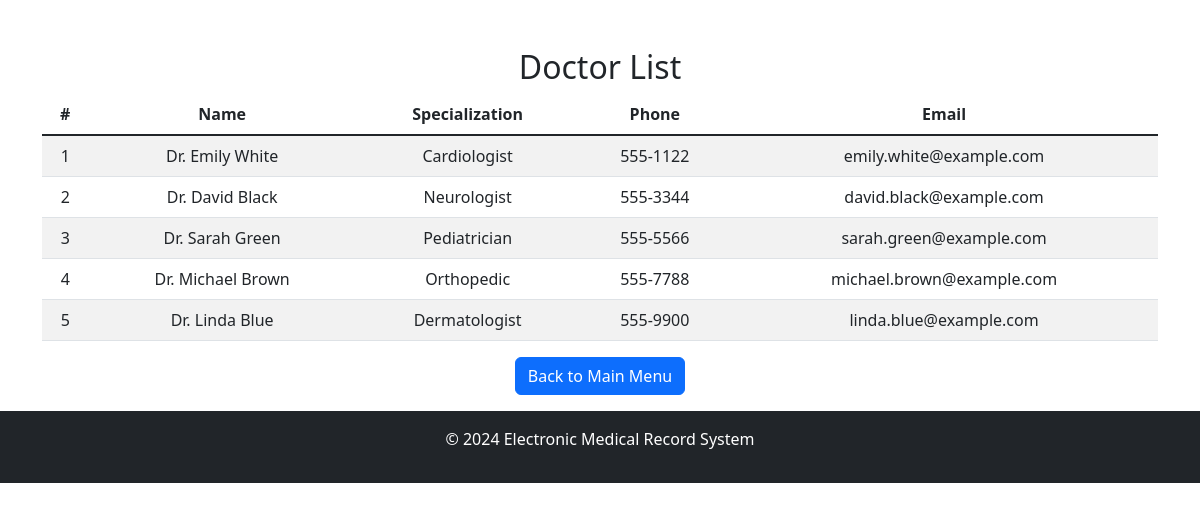
Page /view_doctor.php on the committed database.
### tables this page shows
CREATE TABLE `doctors` (
  `id` int(11) NOT NULL,
  `name` varchar(255) NOT NULL,
  `specialization` varchar(255) NOT NULL,
  `phone` varchar(15) NOT NULL,
  `email` varchar(100) NOT NULL
);

### view_doctor.php (the view)
<?php include('inc/header.php'); ?>
<?php include('inc/db.php'); ?>
<div class="container mt-5">
    <h2 class="text-center">Doctor List</h2>
    <table class="table table-striped table-hover">
        <thead>
            <tr>
                <th>#</th>
                <th>Name</th>
                <th>Specialization</th>
                <th>Phone</th>
                <th>Email</th>
            </tr>
        </thead>
        <tbody>
            <?php
            $sql = "SELECT * FROM doctors";
            $result = $conn->query($sql);
            $counter = 1;
            while ($row = $result->fetch_assoc()) {
                echo "<tr>
                        <td>{$counter}</td>
                        <td>{$row['name']}</td>
                        <td>{$row['specialization']}</td>
                        <td>{$row['phone']}</td>
                        <td>{$row['email']}</td>
                    </tr>";
                $counter++;
            }
            ?>
        </tbody>
    </table>
    <div class="d-flex justify-content-center mb-3">
        <a href="index.php" class="btn btn-primary">Back to Main Menu</a>
    </div>
</div>
<?php include('inc/footer.php'); ?>

### css/style.css (style rules this page uses)
body { font-family: Arial, sans-serif; }
.container { margin-top: 30px; }
.table th, .table td { text-align: center; }

### rows in the picture
doctors: name "Dr. Emily White", specialization "Cardiologist", phone "555-1122", email "emily.white@example.com"
doctors: name "Dr. David Black", specialization "Neurologist", phone "555-3344", email "david.black@example.com"
doctors: name "Dr. Sarah Green", specialization "Pediatrician", phone "555-5566", email "sarah.green@example.com"
doctors: name "Dr. Michael Brown", specialization "Orthopedic", phone "555-7788", email "michael.brown@example.com"
doctors: name "Dr. Linda Blue", specialization "Dermatologist", phone "555-9900", email "linda.blue@example.com"
